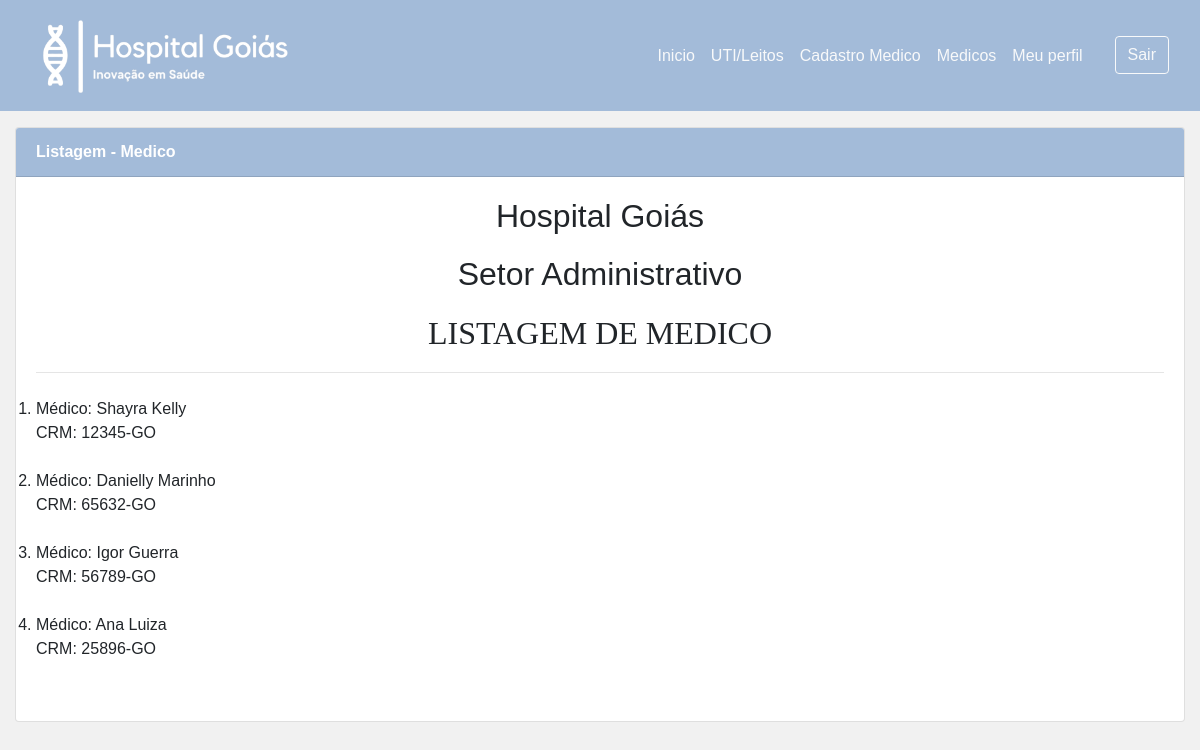
The app's page /controller/P_listagem-medico.php (signed in) with its own data.
### tables this page shows
CREATE TABLE IF NOT EXISTS `medico` (
  `crm` varchar(15) NOT NULL,
  `cpf` varchar(14) NOT NULL,
  `especialidade` varchar(15) NOT NULL,
  PRIMARY KEY (`crm`),
  UNIQUE KEY `cpf` (`cpf`)
);

CREATE TABLE IF NOT EXISTS `funcionario` (
  `cpf` varchar(14) NOT NULL,
  `nome` varchar(50) NOT NULL,
  `nome_funcao` enum('Médico','Recepção','Gestor') NOT NULL,
  `dt_nasc` date NOT NULL,
  `salario` float NOT NULL,
  `id_hospital` int(11) NOT NULL,
  PRIMARY KEY (`cpf`),
  KEY `id_hospital` (`id_hospital`)
);

### controller/P_listagem-medico.php (the view, shortened to what this page needs)
<!DOCTYPE html>
<html lang="pt-br">
<head>
    <link rel="stylesheet" href="https://stackpath.bootstrapcdn.com/bootstrap/4.1.3/css/bootstrap.min.css">
    <link rel="stylesheet" href="https://use.fontawesome.com/releases/v5.3.1/css/all.css">
    <link rel="stylesheet" type="text/css" href="../CSS_Hiago/cssHiago2.css">
</head>
<body>
<header>
      <nav class="navbar navbar-expand-sm navbar-light" style="background-color: #a3bbd9;">
        <div class="container">
          <a href="#" class="navbar-brand">
            <img src="../imagens/hospital_logo__2_-removebg-preview (1).png" height="85px">
          </a>
          <div class="collapse navbar-collapse" id="nav-principal">
            <ul class="navbar-nav ml-auto">
              <li class="nav-item">
                <a href="P_indexadm.php" class="nav-link text-light">Inicio</a>
              </li>
              <li class="nav-item">
                <a href="P_internações-uti_leitosadm.php" class="nav-link text-light">UTI/Leitos</a>
              </li>
              <li class="nav-item">
                <a href="P_cadastro_Medico.php" class="nav-link text-light">Cadastro Medico</a>
              </li>
              <li class="nav-item">
                <a href="P_listagem-medico.php" class="nav-link text-light">Medicos</a>
              </li>
              <li class="nav-item">
              <a href="P_perfil-usuarioadm.php" class="nav-link text-light">Meu perfil</a>
              </li>
              <li class="nav-item">
                <a href="V_logout.php" class="btn btn-outline-light ml-4">Sair</a>
              </li>
          </div>
        </div>
      </nav>
    </header>
    <div class="container my-3" style="min-height: 100%;">
<div class="row mb-2">
    <div class="col-md-12">
        <div class="card">
            <div class="card-header bg-blue text-white font-weight-bold">
                Listagem - Medico
            </div>
            <div class="card-body" id="card-user">
                <div class="text-center" id="titulo_listagem">
                    <h2>Hospital Goiás</h2>
                    <h2>Setor Administrativo</h2>
                    <h2 style="font-family: Georgia">LISTAGEM DE MEDICO</h2>
                    <hr>
                </div>
                <div id="listagem">
                    <?php
                      include('conexao_BD.php');
                      $sql = "SELECT fun.nome, med.crm FROM medico as med INNER JOIN funcionario as fun ON (med.cpf = fun.cpf)";
                      $result = mysqli_query($conexao, $sql);
                      echo "<ol>";
                      while ($listagem = mysqli_fetch_array($result))
                      {
                          $nomeMedicos = $listagem['nome'];
                          $crmMedicos = $listagem['crm'];
                            echo "<li>Médico: ".$nomeMedicos."<br>CRM: ".$crmMedicos."</li><br>";
                      }
                      echo "</ol>";
                      ?>
                </div>
            </div>
          </div>
    </div>
</div>
</div>
</body>
</html>

### CSS_Hiago/cssHiago2.css (style rules this page uses)
* { margin:0; padding:0; box-sizing: border-box; font-family: Arial, Helvetica, sans-serif; }
html, body { height: 100%; }
body { background-color: #F9F9F9; font-family: sans-serif; background: #f1f1f1; }
ul { list-style-type: none; }
@media (min-width: 1200px) { .container { max-width: 1400px; } }
@media (min-width: 600px) { .navbar { max-width: 14000px; } }
.bg-blue { background: #a3bbd9; }
#titulo_listagem h2 { margin-bottom: 20px; }
.nav-link { display: block; padding: 0.5rem 1rem; }
.row { display: -ms-flexbox; display: flex; -ms-flex-wrap: wrap; flex-wrap: wrap; margin-right: -15px; margin-left: -15px; }
.col, .col-1, .col-10, .col-11, .col-12, .col-2, .col-3, .col-4, .col-5, .col-6, .col-7, .col-8, .col-9, .col-auto, .col-lg, .col-lg-1, .col-lg-10, .col-lg-11, .col-lg-12, .col-lg-2, .col-lg-3, .col-lg-4, .col-lg-5, .col-lg-6, .col-lg-7, .col-lg-8, .col-lg-9, .col-lg-auto, .col-md, .col-md-1, .col-md-10, .col-md-11, .col-md-12, .col-md-2, .col-md-3, .col-md-4, .col-md-5, .col-md-6, .col-md-7, .col-md-8, .col-md-9, .col-md-auto, .col-sm, .col-sm-1, .col-sm-10, .col-sm-11, .col-sm-12, .col-sm-2, .col-sm-3, .col-sm-4, .col-sm-5, .col-sm-6, .col-sm-7, .col-sm-8, .col-sm-9, .col-sm-auto, .col-xl, .col-xl-1, .col-xl-10, .col-xl-11, .col-xl-12, .col-xl-2, .col-xl-3, .col-xl-4, .col-xl-5, .col-xl-6, .col-xl-7, .col-xl-8, .col-xl-9, .col-xl-auto { position: relative; width: 100%; padding-right: 15px; padding-left: 15px; }
.card-header:first-child { border-radius: calc(0.25rem - 1px) calc(0.25rem - 1px) 0 0; }
.text-light { color: #f8f9fa!important; }
.text-center { text-align: center!important; }
.card-header { padding: 0.75rem 1.25rem; margin-bottom: 0; background-color: rgba(0,0,0,.03); border-bottom: 1px solid rgba(0,0,0,.125); }
.text-white { color: #fff!important; }
.font-weight-bold { font-weight: 700!important; }
.card-body { -ms-flex: 1 1 auto; flex: 1 1 auto; padding: 1.25rem; }

### records on screen
medico: cpf.nome "Shayra Kelly", crm "12345-GO"
medico: cpf.nome "Danielly Marinho", crm "65632-GO"
medico: cpf.nome "Igor Guerra", crm "56789-GO"
medico: cpf.nome "Ana Luiza", crm "25896-GO"
